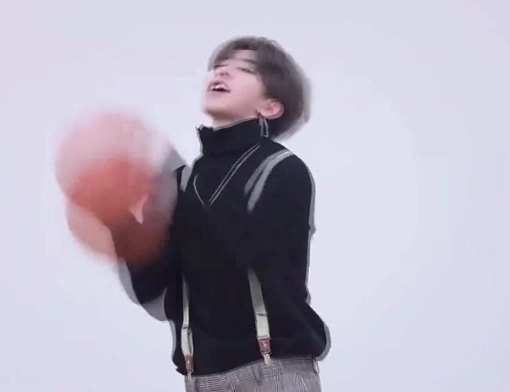
#> input picture frame 29 of turtlebot3_autorace/turtlebot3_autorace_detect/nodes/cxk.mp4, 510 x 392 px
$ python cxk.py
#> lines starting #> are read from the running program, lines starting #| are printed output that depends on the picture; after the words box and inside, x2 and y2 are one past the last pixel; in counts of white or black regions, pixels touching at a corner belong together
#!/usr/bin/env python
import cv2

cap = cv2.VideoCapture('cxk.mp4')

while True:
    ret, frame = cap.read()
#> frame is the input picture: shape (392, 510, 3); mean B, G, R 190.4, 175.2, 180.4
    if frame is None:
        break

    img_gray = cv2.cvtColor(frame, cv2.COLOR_BGR2GRAY)
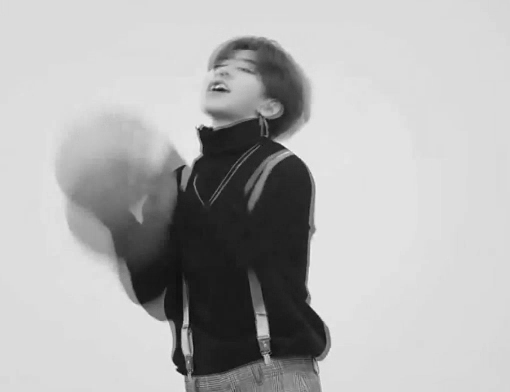
#> img_gray: shape (392, 510); min 9, max 244, mean 178.5

    img_blurred = cv2.GaussianBlur(img_gray, (5, 5), 0)

    img_threshold1 = cv2.adaptiveThreshold(img_blurred, 255, cv2.ADAPTIVE_THRESH_GAUSSIAN_C, cv2.THRESH_BINARY, 5, 2)
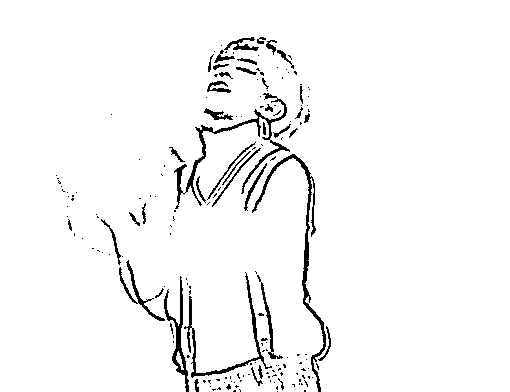
#> img_threshold1: shape (392, 510); 96.3% white; 181 black regions (139 under 20 px), largest, box (x1, y1, x2, y2) and area: (252, 154, 326, 392) 1219, (174, 93, 290, 209) 1200, (184, 272, 272, 378) 787

    img_threshold1_blurred = cv2.GaussianBlur(img_threshold1, (5, 5), 0)
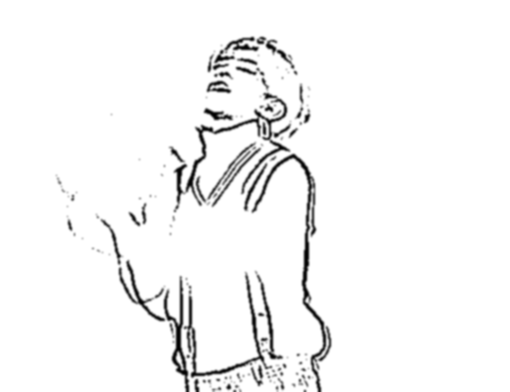
#> img_threshold1_blurred: shape (392, 510); min 0, max 255, mean 245.6

    _, img_threshold2 = cv2.threshold(img_threshold1_blurred, 200, 255, cv2.THRESH_BINARY)
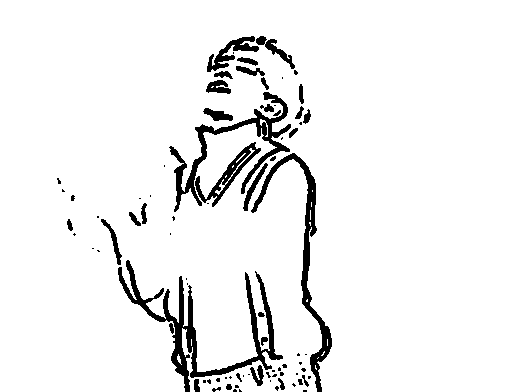
#> img_threshold2: shape (392, 510); 93.9% white; 82 black regions (47 under 20 px), largest, box (x1, y1, x2, y2) and area: (118, 260, 283, 392) 3487, (169, 92, 291, 212) 2208, (251, 153, 332, 392) 2156

    kernel = cv2.getStructuringElement(cv2.MORPH_RECT,(3, 3))
    img_opening = cv2.bitwise_not(cv2.morphologyEx(cv2.bitwise_not(img_threshold2), cv2.MORPH_OPEN, kernel))
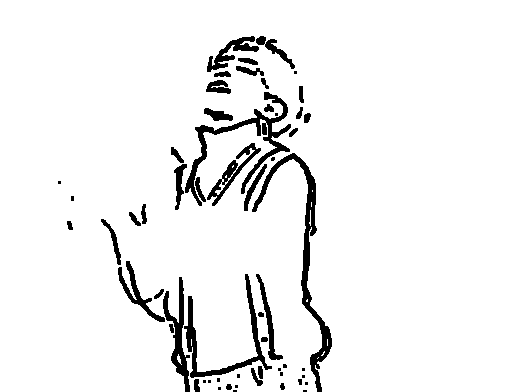
#> img_opening: shape (392, 510); 94.2% white; 57 black regions (19 under 20 px), largest, box (x1, y1, x2, y2) and area: (252, 153, 332, 392) 2142, (185, 92, 291, 206) 1810, (184, 274, 272, 378) 1323

    img_opening_blurred = cv2.GaussianBlur(img_opening, (3, 3), 0)
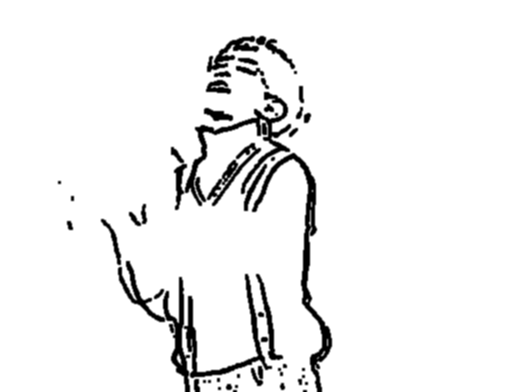
#> img_opening_blurred: shape (392, 510); min 0, max 255, mean 240.1

    cv2.imshow('img_opening_blurred', img_opening_blurred)
    cv2.imshow('frame',frame)

    if cv2.waitKey(40) & 0xFF == ord('q'):
#> (key q is pressed here)
        break

cv2.destroyAllWindows()

$ run again, starting later in the video
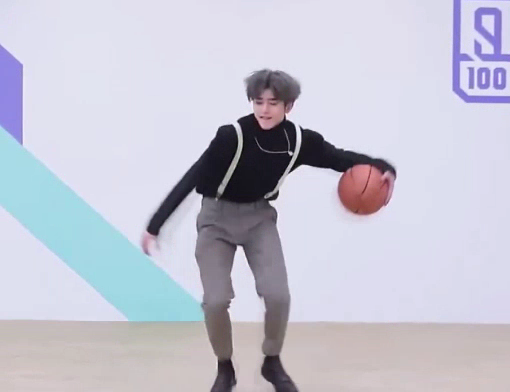
#> input picture frame 134 of turtlebot3_autorace/turtlebot3_autorace_detect/nodes/cxk.mp4, 510 x 392 px
#> frame is the input picture: shape (392, 510, 3); mean B, G, R 209.7, 196.1, 196.1
#> `img_threshold1 = cv2.adaptiveThreshold(img_blurred, 255, cv2.ADAPTIVE_..`:
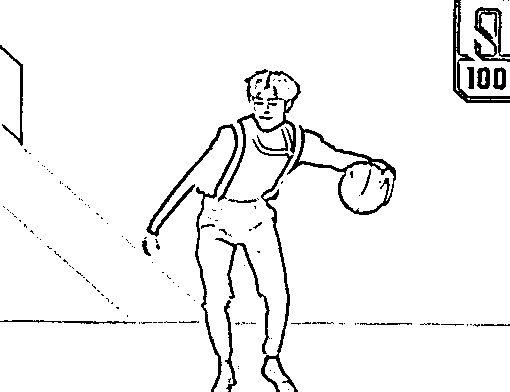
#> img_threshold1: shape (392, 510); 94.9% white; 147 black regions (117 under 20 px), largest, box (x1, y1, x2, y2) and area: (146, 124, 238, 392) 1637, (287, 125, 396, 215) 1288, (252, 139, 298, 392) 1136
#> img_threshold2: shape (392, 510); 91.8% white; 68 black regions (42 under 20 px), largest, box (x1, y1, x2, y2) and area: (146, 68, 302, 392) 8335, (287, 125, 397, 216) 2018, (452, 0, 510, 104) 1400
#> img_opening: shape (392, 510); 92% white; 40 black regions (11 under 20 px), largest, box (x1, y1, x2, y2) and area: (146, 69, 301, 392) 8197, (287, 125, 397, 216) 2007, (452, 0, 510, 104) 1396
#> `img_opening_blurred = cv2.GaussianBlur(img_opening, (3, 3), 0)`:
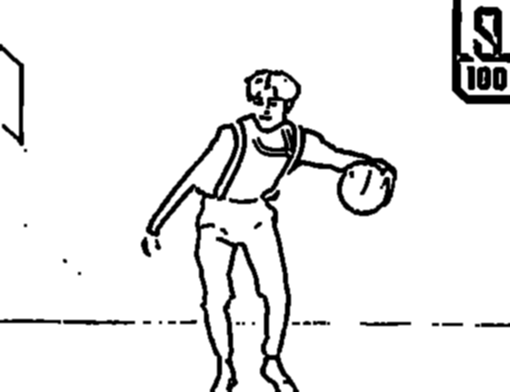
#> img_opening_blurred: shape (392, 510); min 0, max 255, mean 234.7
